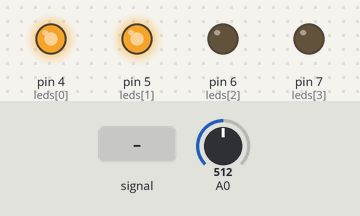
Bench run of a sketch on a simulated Arduino Uno, built with avr-gcc and run on an emulated ATmega328P. On the bench: output pins drawn as LEDs (lit = HIGH). The inputs (shaded band) are chosen by the test bench; at power-on: A0 = 512.

Above: at 1.2 s.
1.3 s: A0 fed a 200 Hz sine of ±460 counts around its level
At 2.2 s:
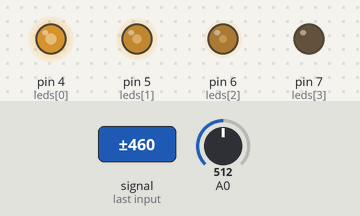
2.8 s: A0 set to 497
At 3.8 s:
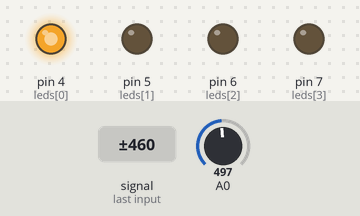
4.3 s: A0 fed a 1000 Hz sine of ±255 counts around its level
At 5.5 s:
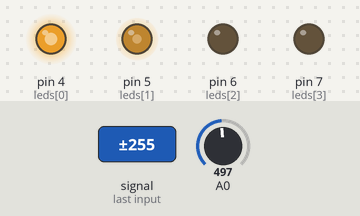
5.8 s: A0 fed a 2 Hz sine of ±306 counts around its level
At 6.43 s:
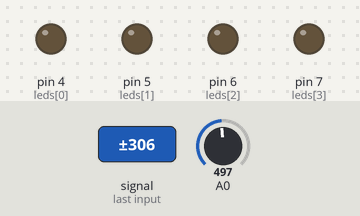
8.8 s: A0 set to 1023
At 9.2 s:
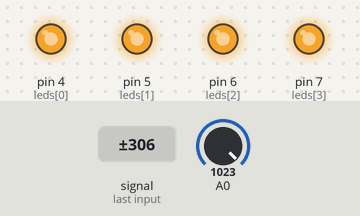
10.3 s: A0 set to 900
At 11.0 s:
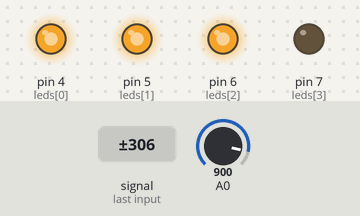
Timing chart, 0 to 12.8 s (numbered marks = the images above; inputs shaded):
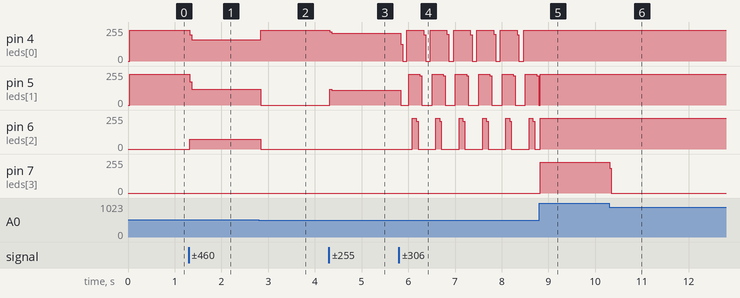

The sketch:

q4_b.ino
```cpp
int leds[] = {4,5,6,7}; // what pins?

void setup() {
  // set up all LEDs to OUTPUT
  for(int i = 0; i < 4; i++) {
    pinMode(leds[i], OUTPUT);
  }

  Serial.begin(9600);
}

void loop() {
  // read Analog pin 0 to val
  // 0 -> 1023
  int val = analogRead(0);

  // we want values from 0 to 4
  int mappedVal = map(val, 0, 1023, 0, 4);

  // turn them all of
  for(int i = 0; i < 4; i++) {
    digitalWrite(leds[i], LOW);
  }

  // turn on as many LEDs as mappedVal
  for(int i = 0; i < mappedVal; i++) {
    digitalWrite(leds[i], HIGH);
  }
}
```

Measured:
- the behaviour switches between 512 and 511 on A0 (found by bisection; images 1 and 2)
- after the input at 1.3 s, pin 4 (leds[0]): 232/255 → 160/255 at once; pin 5 (leds[1]): 231/255 → 117/255 at once; pin 6 (leds[2]): 0/255 → 72/255 at once
- after the input at 2.8 s, pin 4 (leds[0]): 160/255 → 231/255 at once; pin 5 (leds[1]): 117/255 → 0/255 at once; pin 6 (leds[2]): 72/255 → 0/255 at once
- after the input at 4.3 s, pin 4 (leds[0]): 231/255 → 209/255 at once; pin 5 (leds[1]): 0/255 → 111/255 at once
- after the input at 5.8 s, pin 4 (leds[0]): 209/255 → 125/255 at once, then repeats every 0.99 s: 0/255 0.09 s, 231/255 0.36 s, 198/255 0.04 s, 0/255 0.10 s, 231/255 0.36 s, 199/255 0.04 s
- after the input at 8.8 s, pin 4 (leds[0]): stops changing and stays 231/255; pin 7 (leds[3]): 0/255 → 232/255 at once
- after the input at 10.3 s, pin 7 (leds[3]): 232/255 → 0/255 at once
